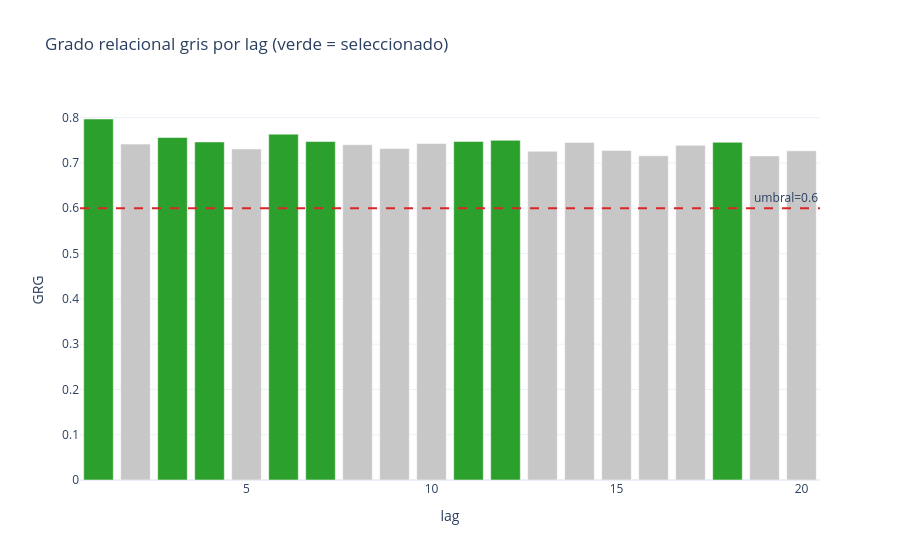

Notebook code for this chart:
### Markdown cell above
## 4. GreyRelationalSelector (Grey Relational Analysis)

**Idea:** medir la similitud geometrica entre la serie y cada copia retrasada con el **grado relacional gris (GRG)** de Deng. No asume linealidad ni distribucion y funciona con **pocas muestras** (util en SKU con poca historia).

Para cada lag `j`: `GRG_j = media_k[ (Dmin + rho*Dmax) / (D_j(k) + rho*Dmax) ]`, con `rho = 0.5`. Se quedan los lags con GRG alto.

### Code cell
gra_sel = GreyRelationalSelector()
spec_gra = gra_sel.select(s)
grades = spec_gra.metadata["grades"]
lags_sorted = sorted(grades)

fig = go.Figure()
fig.add_trace(go.Bar(
    x=lags_sorted, y=[grades[j] for j in lags_sorted],
    marker_color=["#2ca02c" if j in spec_gra.lags else "#c7c7c7" for j in lags_sorted],
    name="GRG",
))
fig.add_hline(y=gra_sel.grade_threshold, line=dict(color="#d62728", dash="dash"),
              annotation_text=f"umbral={gra_sel.grade_threshold}")
fig.update_layout(title="Grado relacional gris por lag (verde = seleccionado)", template="plotly_white",
                  xaxis_title="lag", yaxis_title="GRG")
fig.show()

print("Lags seleccionados (serie):", spec_gra.lags)
print("Spec GLOBAL (fit_panel):", gra_sel.fit_panel(df).lags)

### Figure 1 — Plotly figure (JSON) as saved in the notebook; plotly's stock layout.template omitted (floating-point values rounded to 4 significant figures)
{"data": [{"marker": {"color": ["#2ca02c", "#c7c7c7", "#2ca02c", "#2ca02c", "#c7c7c7", "#2ca02c", "#2ca02c", "#c7c7c7", "#c7c7c7", "#c7c7c7", "#2ca02c", "#2ca02c", "#c7c7c7", "#c7c7c7", "#c7c7c7", "#c7c7c7", "#c7c7c7", "#2ca02c", "#c7c7c7", "#c7c7c7"]}, "name": "GRG", "type": "bar", "x": [1, 2, 3, 4, 5, 6, 7, 8, 9, 10, 11, 12, 13, 14, 15, 16, 17, 18, 19, 20], "y": [0.7972, 0.7417, 0.7563, 0.7465, 0.7311, 0.7637, 0.7474, 0.7404, 0.7319, 0.743, 0.7476, 0.75, 0.7258, 0.7454, 0.7278, 0.716, 0.739, 0.7457, 0.7155, 0.7268]}], "layout": {"annotations": [{"showarrow": false, "text": "umbral=0.6", "x": 1, "xanchor": "right", "xref": "x domain", "y": 0.6, "yanchor": "bottom", "yref": "y"}], "shapes": [{"line": {"color": "#d62728", "dash": "dash"}, "type": "line", "x0": 0, "x1": 1, "xref": "x domain", "y0": 0.6, "y1": 0.6, "yref": "y"}], "title": {"text": "Grado relacional gris por lag (verde = seleccionado)"}, "xaxis": {"title": {"text": "lag"}}, "yaxis": {"title": {"text": "GRG"}}}}
